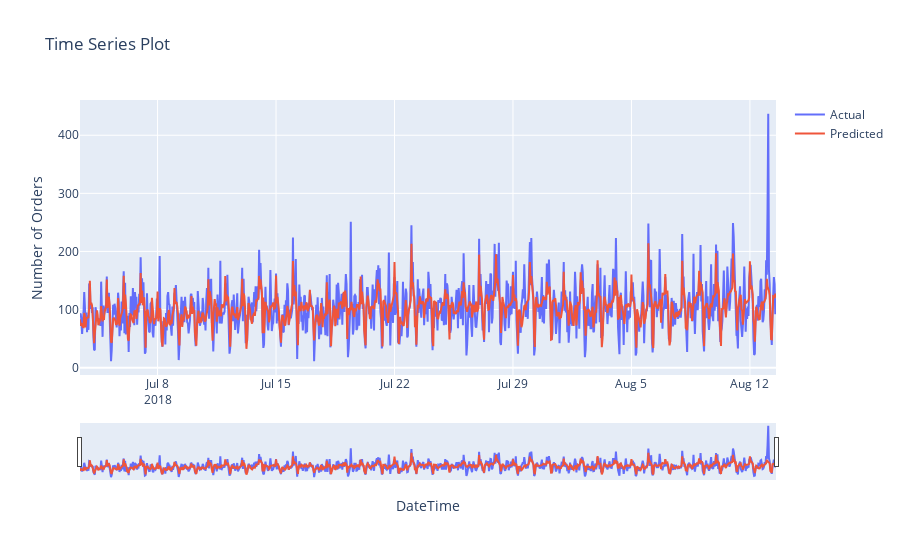

Notebook cell for this chart:
### Code cell
forest = RandomForestRegressor(random_state=42)
param_forest = {'n_estimators':[100, 200, 300],
                'max_depth':[10, 20, 30, 40, 50],
                'min_samples_split':[2, 3, 4, 5, 6, 7, 8, 9, 10],
                'max_features': ['auto', 'sqrt'],
                'bootstrap': [True]}

start_time = timer()

forest_RMSE, forest_best_parameters = model_search(forest, param_forest)

forest_time = timer() - start_time
print("Время обучения модели: {:f} секунд".format(forest_time))

scores_data = scores_data.append({'Regressor':'RandomForestRegressor', 
                                  'RMSE':forest_RMSE,
                                  'Time':forest_time,
                                 }, ignore_index=True)

### Figure 1 — Plotly figure (JSON) as saved in the notebook; plotly's stock layout.template omitted (floating-point values rounded to 4 significant figures; data arrays with more than 128 entries replaced by an {"elided": "..."} marker saying what was removed)
{"data": [{"mode": "lines", "name": "Actual", "type": "scatter", "x": {"elided": "988 str values"}, "y": {"elided": "988 int values"}}, {"mode": "lines", "name": "Predicted", "type": "scatter", "x": {"elided": "988 str values"}, "y": {"elided": "988 float values"}}], "layout": {"title": {"text": "Time Series Plot"}, "xaxis": {"rangeslider": {"visible": true}, "title": {"text": "DateTime"}}, "yaxis": {"title": {"text": "Number of Orders"}}}}
